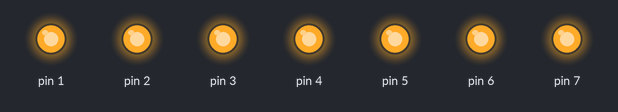
Bench run of a sketch on a simulated Arduino Uno, built with avr-gcc and run on an emulated ATmega328P. Parts: output pins drawn as LEDs (lit = HIGH).

Above: at 0.1 s.
Timing chart, 0 to 1.6 s (numbered marks = the images above):
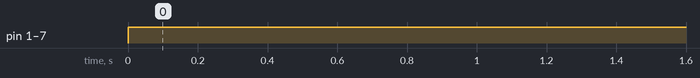

Measured:
- by itself, pin 1–7: LOW → HIGH at 0.00 s

The sketch:

show_numbers.ino
```cpp
//Programa que mostra os números: 5, 7 e 8

void setup()
{
  pinMode(7, OUTPUT);
  pinMode(6, OUTPUT);
  pinMode(5, OUTPUT);
  pinMode(4, OUTPUT);
  pinMode(3, OUTPUT);
  pinMode(2, OUTPUT);
  pinMode(1, OUTPUT);
}

void loop()
{
    // Mostra o número 5
 // digitalWrite(1, HIGH);
 // digitalWrite(6, HIGH);
 // digitalWrite(7, HIGH);
 // digitalWrite(4, HIGH);
 // digitalWrite(3, HIGH);

    // mostra o número 7
 // digitalWrite(1, HIGH);
 // digitalWrite(2, HIGH);
 // digitalWrite(3, HIGH);

  // mostra o número 8
  digitalWrite(1, HIGH);
  digitalWrite(2, HIGH);
  digitalWrite(3, HIGH);
  digitalWrite(4, HIGH);
  digitalWrite(5, HIGH);
  digitalWrite(6, HIGH);
  digitalWrite(7, HIGH);
}
```
